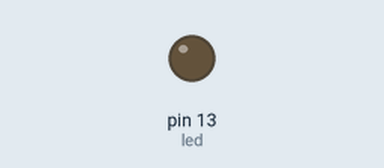
The sketch below on a simulated Arduino Uno, built with avr-gcc and run on an emulated ATmega328P. On the bench: output pins drawn as LEDs (lit = HIGH).

Above: at 0.2 s.
At 4.7 s:
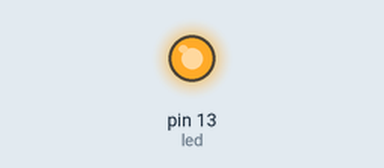
Timing chart, 0 to 7.2 s (numbered marks = the images above):
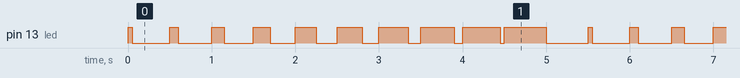

The sketch:

sample3_3.ino
```cpp
int led = 13;
int mtime = 500;   // 변수 mtime의 초깃값을 500으로 설정
void setup() {
  pinMode(led, OUTPUT);
}
void loop() {
  if( mtime <= 0 ) {
    mtime = 500;
  }  // mtime이 0 이하일 때는 다시 500으로 설정
  else {
    mtime -= 50;
  }   // mtime이 0 이하가 아닐 때는 50을 뺌
  digitalWrite(led, HIGH);           // LED가 켜짐
  delay(500 - mtime);                // LED가 켜져 있는 시간
  digitalWrite(led, LOW);            // LED가 꺼짐
  delay(mtime);                      // LED가 꺼져 있는 시간
}
```

Measured:
- by itself, pin 13 (led): repeats every 5.5 s: LOW 0.45 s, HIGH 0.10 s, LOW 0.40 s, HIGH 0.15 s, LOW 0.35 s, HIGH 0.20 s, LOW 0.30 s, HIGH 0.25 s, LOW 0.25 s, HIGH 0.30 s, LOW 0.20 s, HIGH 0.35 s, LOW 0.15 s, HIGH 0.40 s, LOW 0.10 s, HIGH 0.45 s, LOW 0.05 s, HIGH 0.50 s, LOW 0.50 s, HIGH 0.05 s
- by itself, everything shown: repeats every 5.5 s, in 20 steps
